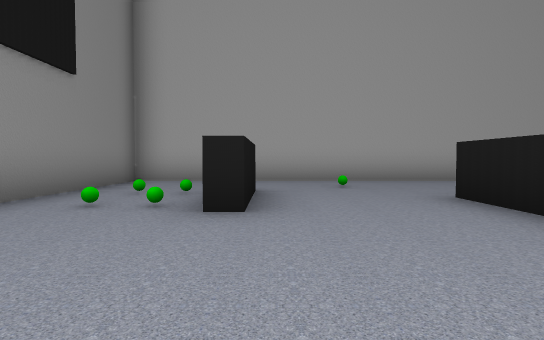
View 1 (above)

18 first-person views from a walk through a 3-D level made in the Unity game engine. The camera is 1.2 m above the floor, tilts 2° down and sees 80° across. The floor is counted in squares, 2.42 m on a side. Each view is taken from the middle of a square. On the plan, view 1 faces up. The plan holds only what a view shows up to about 9 squares ahead; the rest is blank. The player character is not drawn.

View 2
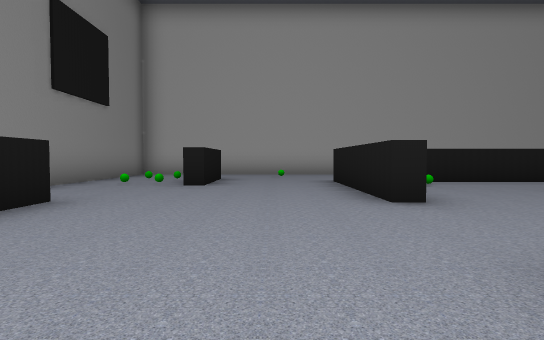

View 3
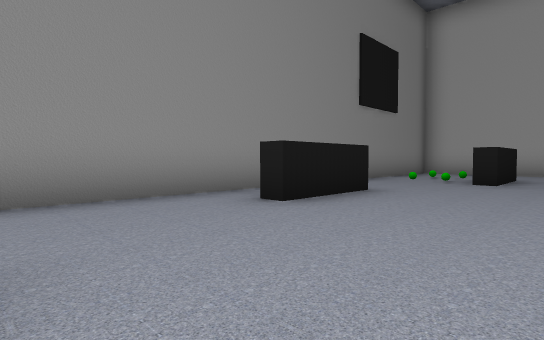

View 4
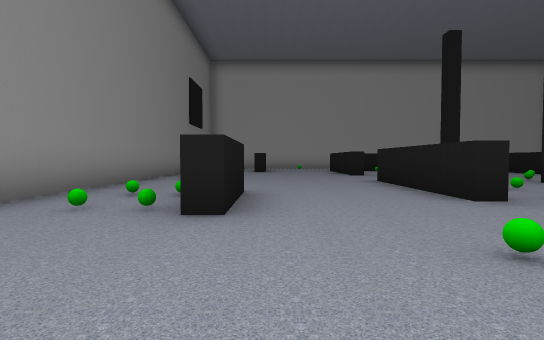

View 5
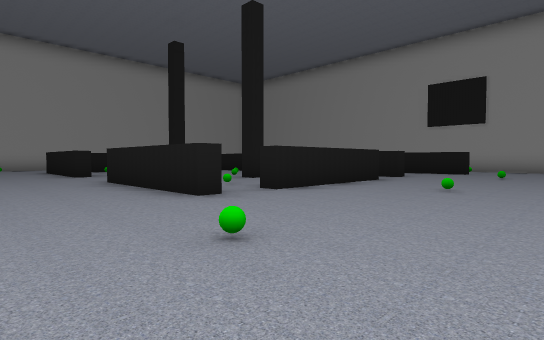

View 6
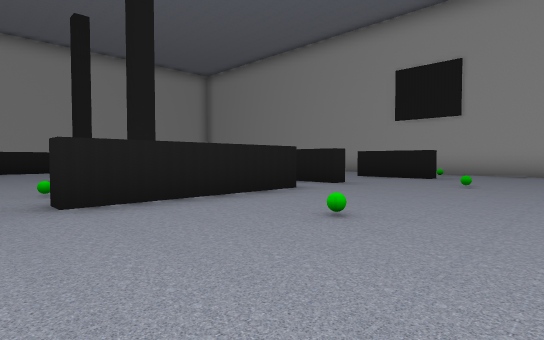

View 7
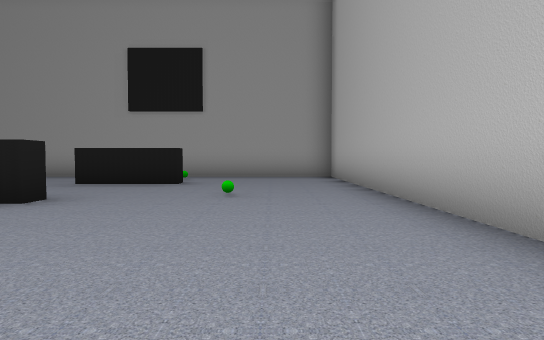

View 8
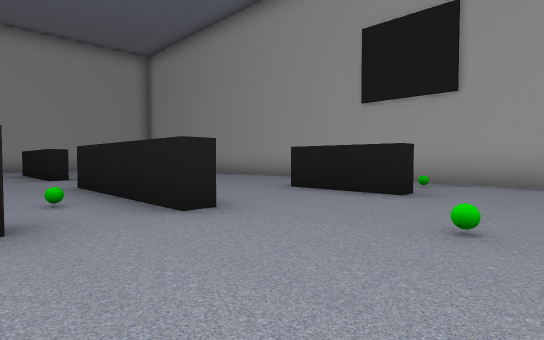

View 9
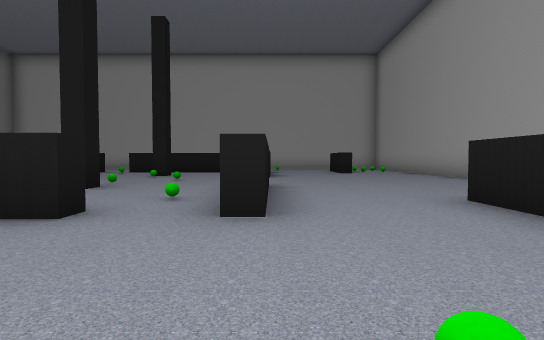

View 10
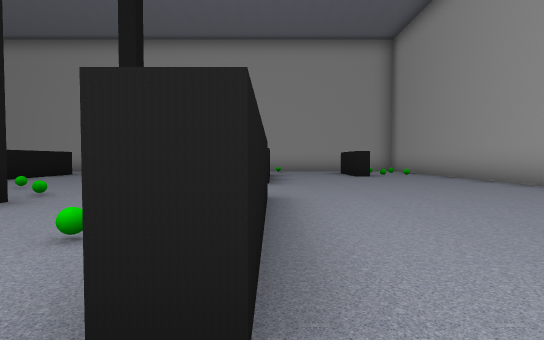

View 11
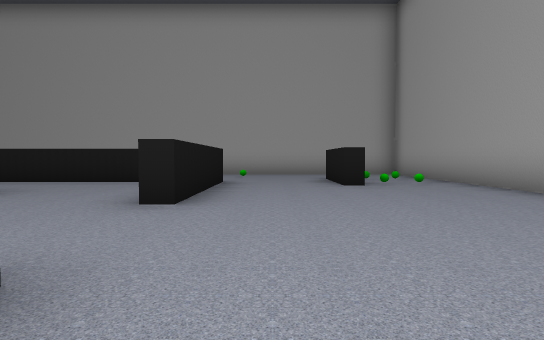

View 12
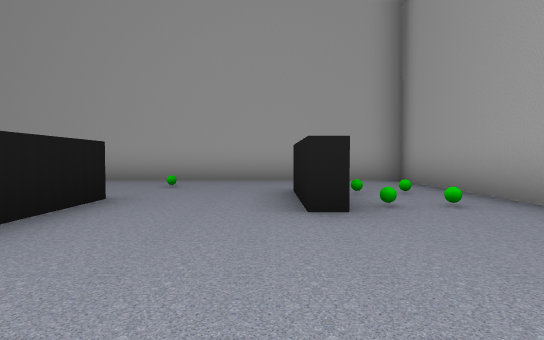

View 13
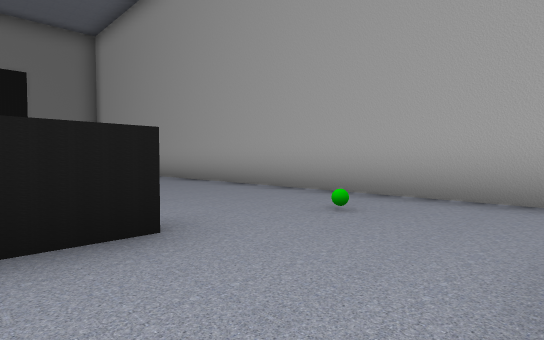

View 14
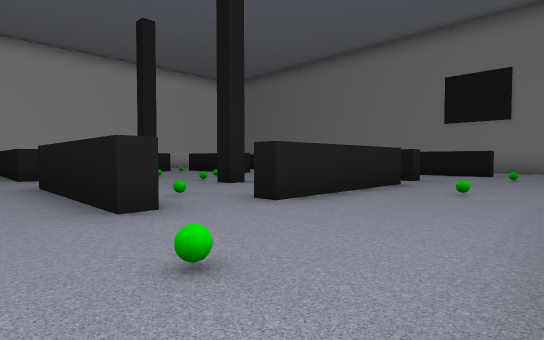

View 15
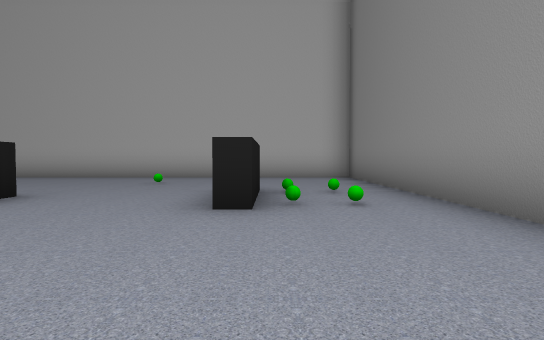

View 16
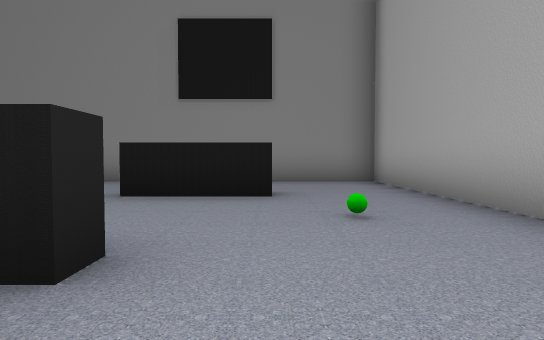

View 17
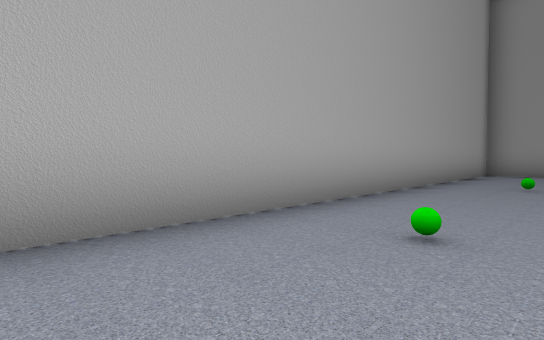

View 18
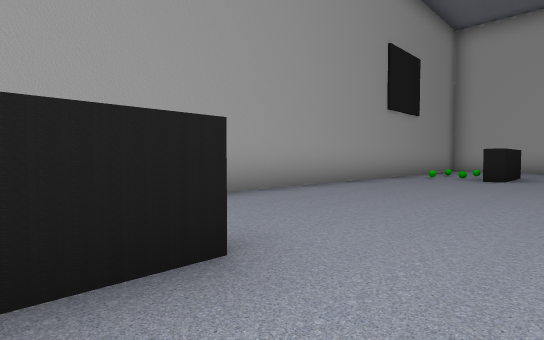

### Floor plan
Ten units are one square. View 1 is at (0, 0); x grows to the right and y downward. Boxes are objects, and circles mark ways between rooms. Rooms are numbered by the first view taken in them; rooms with no view inside come last. Other rooms are left out.
<svg viewBox="-35 -77 179 178">
<path fill="none" stroke="#000" d="M-16 -9 -16 12 -20 12M28 -5 24 -5 24 -41M-3 -51 -3 -30 -8 -30M-8 42 -3 42M5 -72 -30 -72 -30 44M24 52 24 18M28 52 24 52M72 49 72 52 38 52 38 49M69 96 139 96 139 44M89 52 86 52M5 96 59 96M-3 42 -3 62 -8 62 -8 42M118 62 113 62 113 42M-30 44 -30 96 -6 96M86 17 89 17 89 52M118 -30 113 -30M113 42 118 42M89 -41 89 -5 86 -5M139 44 139 -45M85 -41 89 -41M38 -43 72 -43 72 -39M24 -41 27 -41M113 -30 113 -49M139 -45 139 -72 5 -72M55 -18 60 -18 60 -12M60 22 60 27 56 27 56 22M86 -5 86 -32M72 -39 41 -39M27 -41 27 -16M86 52 86 17"/>
<rect x="-25" y="-35" width="10" height="10" fill="#bbb"><title>other object</title></rect>
<rect x="-25" y="-55" width="10" height="10" fill="#bbb"><title>other object</title></rect>
<rect x="-15" y="-35" width="10" height="10" fill="#bbb"><title>other object</title></rect>
<rect x="-15" y="-55" width="10" height="10" fill="#bbb"><title>other object</title></rect>
<rect x="-25" y="55" width="10" height="10" fill="#bbb"><title>other object</title></rect>
<rect x="-25" y="45" width="10" height="10" fill="#bbb"><title>other object</title></rect>
<rect x="-15" y="55" width="10" height="10" fill="#bbb"><title>other object</title></rect>
<rect x="-15" y="45" width="10" height="10" fill="#bbb"><title>other object</title></rect>
<rect x="5" y="65" width="10" height="10" fill="#bbb"><title>other object</title></rect>
<rect x="45" y="65" width="10" height="10" fill="#bbb"><title>other object</title></rect>
<rect x="85" y="65" width="10" height="10" fill="#bbb"><title>other object</title></rect>
<rect x="125" y="55" width="10" height="10" fill="#bbb"><title>other object</title></rect>
<rect x="125" y="45" width="10" height="10" fill="#bbb"><title>other object</title></rect>
<rect x="125" y="-35" width="10" height="10" fill="#bbb"><title>other object</title></rect>
<rect x="5" y="-65" width="10" height="10" fill="#bbb"><title>other object</title></rect>
<rect x="45" y="-65" width="10" height="10" fill="#bbb"><title>other object</title></rect>
<rect x="85" y="-65" width="10" height="10" fill="#bbb"><title>other object</title></rect>
<rect x="125" y="-55" width="10" height="10" fill="#bbb"><title>other object</title></rect>
<rect x="35" y="35" width="10" height="10" fill="#bbb"><title>other object</title></rect>
<rect x="35" y="-35" width="10" height="10" fill="#bbb"><title>other object</title></rect>
<rect x="45" y="-5" width="10" height="10" fill="#bbb"><title>other object</title></rect>
<rect x="55" y="15" width="10" height="10" fill="#bbb"><title>other object</title></rect>
<rect x="55" y="-15" width="10" height="10" fill="#bbb"><title>other object</title></rect>
<rect x="65" y="-5" width="10" height="10" fill="#bbb"><title>other object</title></rect>
<rect x="75" y="35" width="10" height="10" fill="#bbb"><title>other object</title></rect>
<rect x="75" y="-35" width="10" height="10" fill="#bbb"><title>other object</title></rect>
<circle cx="-15" cy="55" r="3" fill="#2a7"/>
<circle cx="15" cy="50" r="3" fill="#2a7"/>
<circle cx="0" cy="-65" r="3" fill="#2a7"/>
<circle cx="15" cy="-35" r="3" fill="#2a7"/>
<circle cx="30" cy="5" r="3" fill="#2a7"/>
<circle cx="105" cy="50" r="3" fill="#2a7"/>
<circle cx="130" cy="55" r="3" fill="#2a7"/>
<circle cx="40" cy="50" r="3" fill="#2a7"/>
<circle cx="80" cy="50" r="3" fill="#2a7"/>
<circle cx="105" cy="-30" r="3" fill="#2a7"/>
<circle cx="130" cy="-35" r="3" fill="#2a7"/>
<circle cx="90" cy="5" r="3" fill="#2a7"/>
<circle cx="40" cy="-40" r="3" fill="#2a7"/>
<circle cx="80" cy="-30" r="3" fill="#2a7"/>
<text x="0" y="-10">1</text>
<text x="50" y="70">2</text>
<text x="110" y="0">3</text>
<text x="70" y="-60">4</text>
<text x="60" y="0">5</text>
</svg>
Room 1 opens to room 2. Room 1 opens to room 4. Room 1 opens to room 5. Room 2 opens to room 3. Room 2 opens to room 5. Room 3 opens to room 4. Room 3 opens to room 5. Room 4 opens to room 5.

Where each view was taken, in squares from view 1:
view 1: 0 up, 0 right, facing up
view 2: 3 down, 1 right, facing up
view 3: 4 down, 1 right, facing up-left
view 4: 9 down, 0 right, facing up
view 5: 9 down, 0 right, facing up-right
view 6: 9 down, 3 right, facing up-right
view 7: 8 down, 5 right, facing right
view 8: 8 down, 7 right, facing up-right
view 9: 8 down, 9 right, facing up
view 10: 6 down, 9 right, facing up
view 11: 3 down, 10 right, facing up
view 12: 0 up, 11 right, facing up
view 13: 3 up, 11 right, facing up-left
view 14: 7 up, 10 right, facing down-left
view 15: 1 down, 1 left, facing down
view 16: 5 up, 4 right, facing left
view 17: 5 up, 3 right, facing up-right
view 18: 4 up, 10 right, facing down-right
